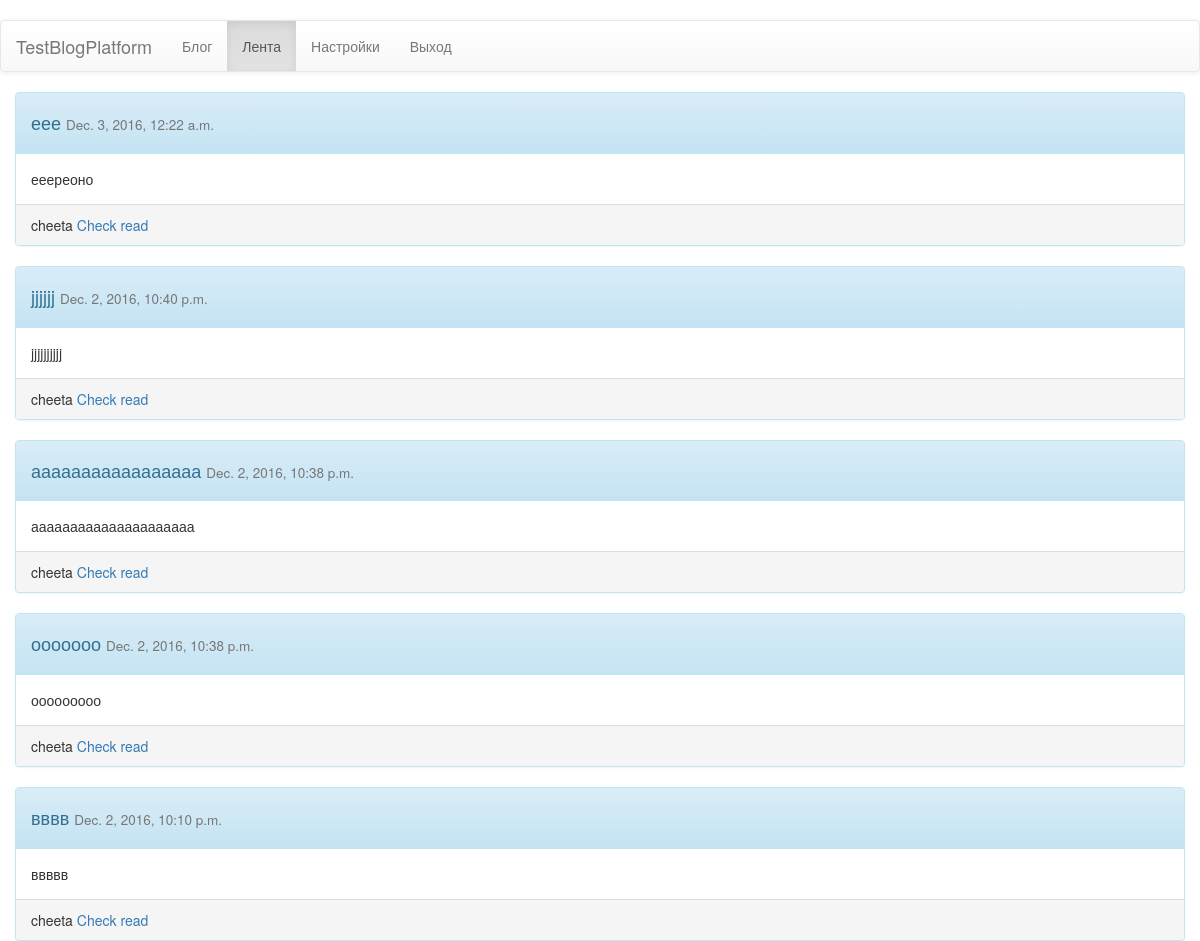
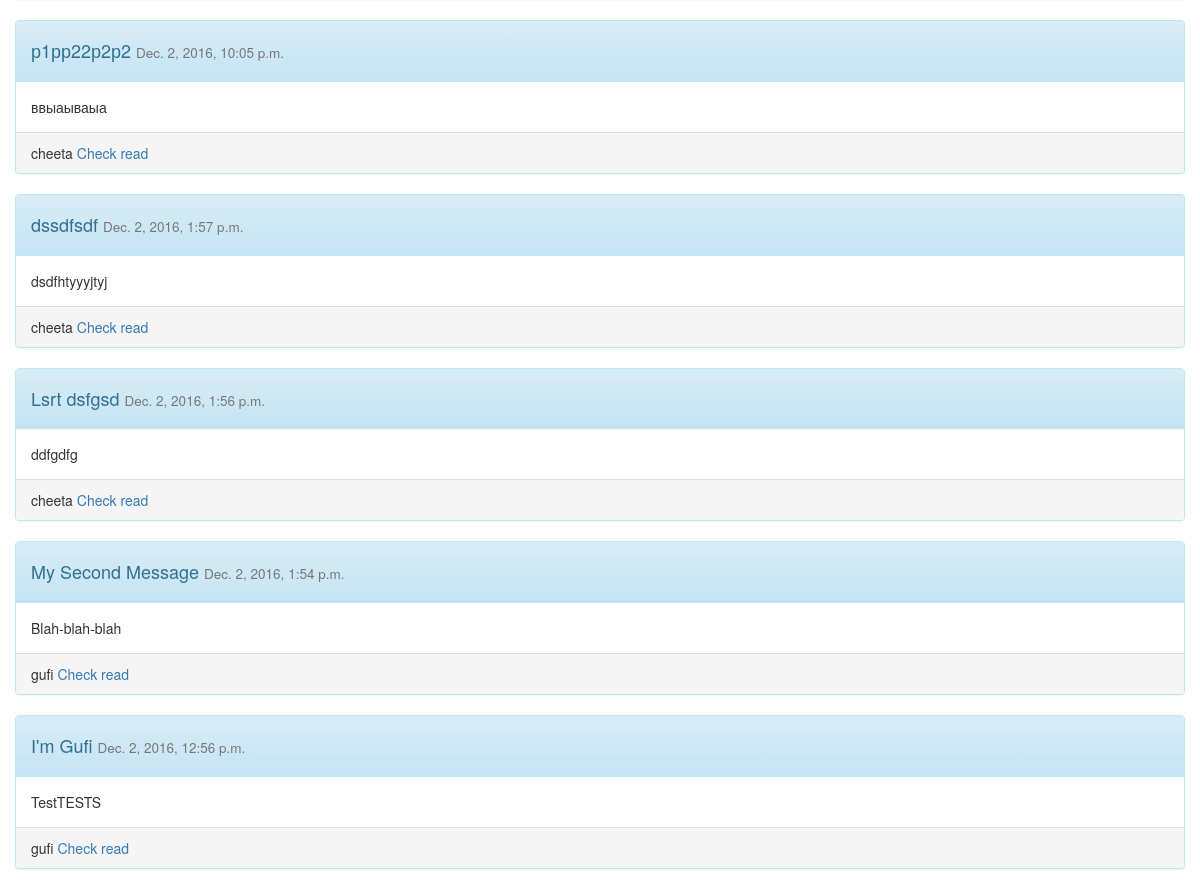
/feed/ (signed in), run on the app's committed database (2 pictures, top to bottom).
### testblogapp/models.py (models this page shows, shortened)
class Post(models.Model):
    class Meta:
        ordering = ["-append_time"]
    title = models.CharField(max_length=50)
    text = models.TextField()
    author = models.ForeignKey(User)
    append_time = models.DateTimeField(auto_now=True, editable=False)
    objects = PostManager()

### testblogapp/views.py (the view)
# urls.py: url(r'^feed/$', views.FeedView.as_view()),
class FeedView(TemplateView):
    template_name = "testblogapp/feed.html"
    @method_decorator(login_required(login_url="./../login"))
    def dispatch(self, request, *args, **kwargs):
        return super(FeedView, self).dispatch(request, *args, **kwargs)
    def get_context_data(self, **kwargs):
        context = super(FeedView, self).get_context_data(**kwargs)
        context['posts'] = Post.objects.get_ten_unread(self.request.user)
        return context

### testblogapp/models.py (called while the page is built)
    def get_ten_unread(self, user):
        subscribes = [val[0] for val in list(Subscribe.objects.filter(user__exact=user).values_list("blog"))]
        read = [val[0] for val in list(Viewed.objects.filter(user__exact=user).values_list("post"))]
        posts = Post.objects.order_by("-append_time").filter(author__id__in=subscribes).exclude(id__in=read)[:10]
        return posts

### templates/testblogapp/feed.html (shortened to what this page needs)
﻿{% extends "testblogapp/template.html" %}
{%block urls %}
    <li><a href="./../blog">Блог</a></li>
    <li class="active"><a href="./../feed">Лента</a></li>
    <li><a href="./../settings">Настройки</a></li>
{% endblock %}
{% block content %}
<div class="container">
    {% for post in posts %}
        <div class="row">
            <div class="panel panel-default panel-info">
                <div class="panel-heading"><h4>{{post.title}} <small>{{post.append_time}}</small></h4></div>
                <div class="panel-body">
                    {{post.text}}
                </div>
                <div class="panel-footer">
                    {{post.author}}
                    <a href="./../setread?id={{post.id}}">Check read</a>
                </div>
            </div>
        </div>
    {% endfor %}
</div>
{% endblock %}

### data on the page
Post: title "еее", append_time "Dec. 3, 2016, 12:22 a.m.", text "ееереоно", author "cheeta"
Post: title "jjjjjj", append_time "Dec. 2, 2016, 10:40 p.m.", text "jjjjjjjjjj", author "cheeta"
Post: title "ааааааааааааааааа", append_time "Dec. 2, 2016, 10:38 p.m.", text "ааааааааааааааааааааа", author "cheeta"
Post: title "ооооооо", append_time "Dec. 2, 2016, 10:38 p.m.", text "ооооооооо", author "cheeta"
Post: title "вввв", append_time "Dec. 2, 2016, 10:10 p.m.", text "ввввв", author "cheeta"
Post: title "р1рр22р2р2", append_time "Dec. 2, 2016, 10:05 p.m.", text "ввыаываыа", author "cheeta"
Post: title "dssdfsdf", append_time "Dec. 2, 2016, 1:57 p.m.", text "dsdfhtyyyjtyj", author "cheeta"
Post: title "Lsrt dsfgsd", append_time "Dec. 2, 2016, 1:56 p.m.", text "ddfgdfg", author "cheeta"
Post: title "My Second Message", append_time "Dec. 2, 2016, 1:54 p.m.", text "Blah-blah-blah", author "gufi"
Post: title "I'm Gufi", append_time "Dec. 2, 2016, 12:56 p.m.", text "TestTESTS", author "gufi"
